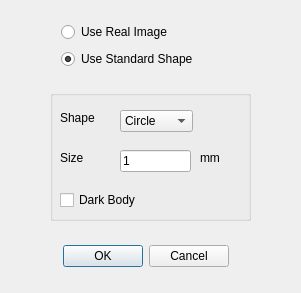
<?xml version="1.0" encoding="UTF-8"?>
<ui version="4.0">
 <class>SetFiducialMarkDialog</class>
 <widget class="QDialog" name="SetFiducialMarkDialog">
  <property name="geometry">
   <rect>
    <x>0</x>
    <y>0</y>
    <width>301</width>
    <height>293</height>
   </rect>
  </property>
  <property name="windowTitle">
   <string>Set Fiducial Mark</string>
  </property>
  <widget class="QGroupBox" name="groupBoxStandardShape">
   <property name="geometry">
    <rect>
     <x>50</x>
     <y>90</y>
     <width>201</width>
     <height>131</height>
    </rect>
   </property>
   <property name="title">
    <string/>
   </property>
   <widget class="QLabel" name="labelShape">
    <property name="geometry">
     <rect>
      <x>10</x>
      <y>20</y>
      <width>55</width>
      <height>16</height>
     </rect>
    </property>
    <property name="text">
     <string>Shape</string>
    </property>
   </widget>
   <widget class="QComboBox" name="comboBoxShape">
    <property name="geometry">
     <rect>
      <x>70</x>
      <y>20</y>
      <width>73</width>
      <height>22</height>
     </rect>
    </property>
    <property name="currentIndex">
     <number>1</number>
    </property>
    <item>
     <property name="text">
      <string>Square</string>
     </property>
    </item>
    <item>
     <property name="text">
      <string>Circle</string>
     </property>
    </item>
   </widget>
   <widget class="QLabel" name="labelSize">
    <property name="geometry">
     <rect>
      <x>10</x>
      <y>60</y>
      <width>31</width>
      <height>16</height>
     </rect>
    </property>
    <property name="text">
     <string>Size</string>
    </property>
   </widget>
   <widget class="QLineEdit" name="lineEditSize">
    <property name="geometry">
     <rect>
      <x>70</x>
      <y>60</y>
      <width>71</width>
      <height>22</height>
     </rect>
    </property>
    <property name="text">
     <string>1</string>
    </property>
   </widget>
   <widget class="QLabel" name="labelSizeUnit">
    <property name="geometry">
     <rect>
      <x>150</x>
      <y>60</y>
      <width>31</width>
      <height>16</height>
     </rect>
    </property>
    <property name="text">
     <string>mm</string>
    </property>
   </widget>
   <widget class="QCheckBox" name="checkBoxDark">
    <property name="geometry">
     <rect>
      <x>10</x>
      <y>100</y>
      <width>101</width>
      <height>20</height>
     </rect>
    </property>
    <property name="text">
     <string>Dark Body</string>
    </property>
   </widget>
  </widget>
  <widget class="QDialogButtonBox" name="buttonBox">
   <property name="geometry">
    <rect>
     <x>30</x>
     <y>240</y>
     <width>231</width>
     <height>32</height>
    </rect>
   </property>
   <property name="orientation">
    <enum>Qt::Horizontal</enum>
   </property>
   <property name="standardButtons">
    <set>QDialogButtonBox::Cancel|QDialogButtonBox::Ok</set>
   </property>
   <property name="centerButtons">
    <bool>true</bool>
   </property>
  </widget>
  <widget class="QWidget" name="verticalLayoutWidget">
   <property name="geometry">
    <rect>
     <x>50</x>
     <y>10</y>
     <width>201</width>
     <height>71</height>
    </rect>
   </property>
   <layout class="QVBoxLayout" name="verticalLayout">
    <item>
     <widget class="QRadioButton" name="rbUseRealImage">
      <property name="text">
       <string>Use Real Image</string>
      </property>
     </widget>
    </item>
    <item>
     <widget class="QRadioButton" name="rbUseStandardShape">
      <property name="text">
       <string>Use Standard Shape</string>
      </property>
      <property name="checked">
       <bool>true</bool>
      </property>
     </widget>
    </item>
   </layout>
  </widget>
 </widget>
 <layoutdefault spacing="6" margin="11"/>
 <resources/>
 <connections>
  <connection>
   <sender>buttonBox</sender>
   <signal>accepted()</signal>
   <receiver>SetFiducialMarkDialog</receiver>
   <slot>accept()</slot>
   <hints>
    <hint type="sourcelabel">
     <x>145</x>
     <y>255</y>
    </hint>
    <hint type="destinationlabel">
     <x>150</x>
     <y>146</y>
    </hint>
   </hints>
  </connection>
  <connection>
   <sender>buttonBox</sender>
   <signal>rejected()</signal>
   <receiver>SetFiducialMarkDialog</receiver>
   <slot>reject()</slot>
   <hints>
    <hint type="sourcelabel">
     <x>145</x>
     <y>255</y>
    </hint>
    <hint type="destinationlabel">
     <x>150</x>
     <y>146</y>
    </hint>
   </hints>
  </connection>
 </connections>
</ui>
